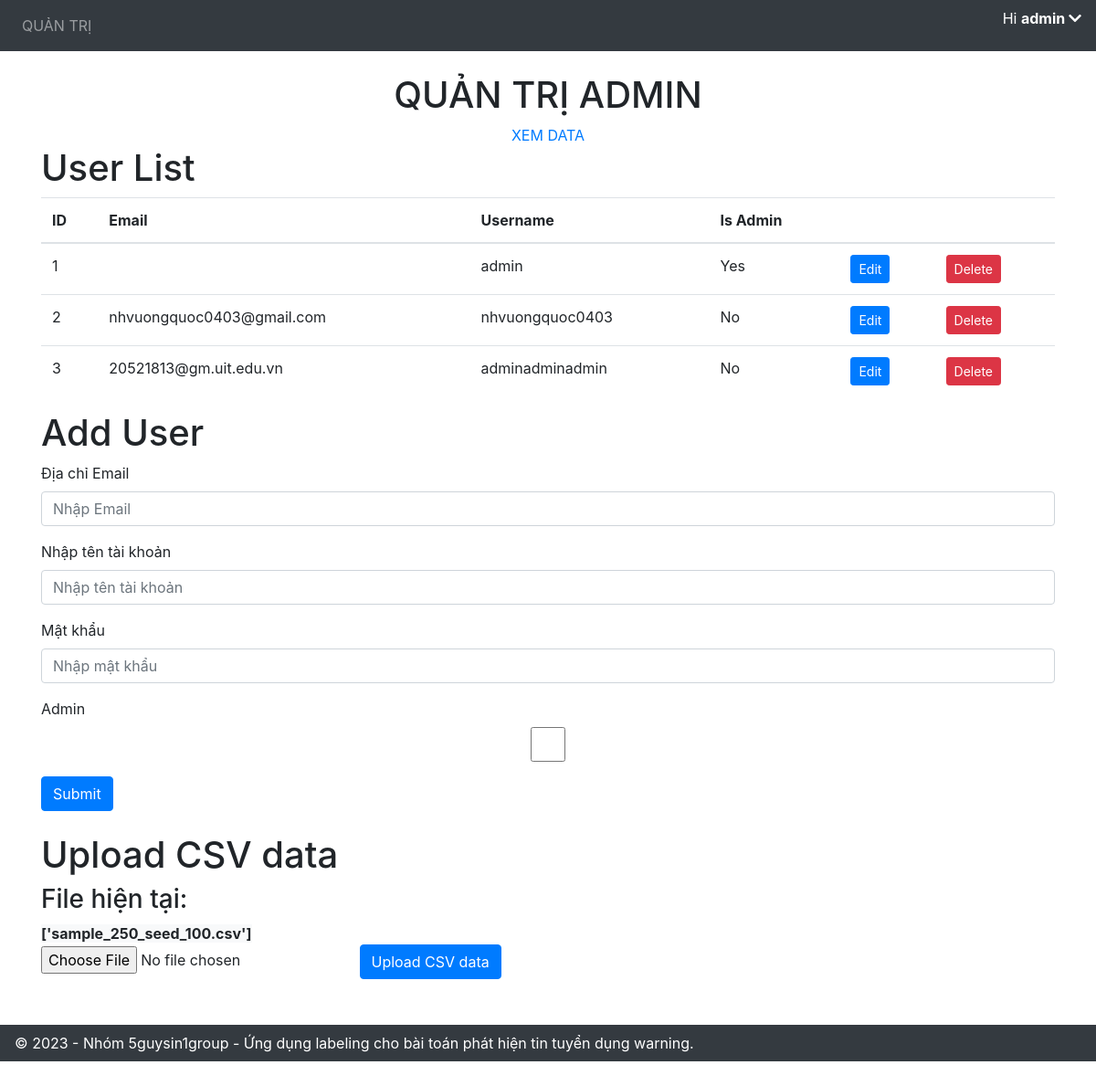
The page /admin/ (signed in) on the database its author committed.
### application/models.py (models this page shows)
class User(db.Model, UserMixin):
    id = db.Column(db.Integer, primary_key=True)
    email = db.Column(db.String(150), unique=True)
    username = db.Column(db.String(20), unique=True)
    password = db.Column(db.String(150))
    is_admin = db.Column(db.Boolean, default=False)
    annotations = db.relationship('Annotation')

### application/views.py (the view)
@views.route('/admin/', methods=['GET', 'POST'])
@login_required
def admin():
    if not current_user.is_admin:
        return "Không có quyền truy cập vào trang quản trị admin.", 403
    import os
    all_users = User.query.all()
    current_files = os.listdir('data/')
    return render_template(
        "admin.html",
        user=current_user,
        users=all_users,
        files=current_files
    )

### application/__init__.py (called while the page is built)
def create_app():
    app = Flask(__name__)
    app.config['SECRET_KEY'] = 'hjshjhdjah kjshkjdhjs' # random key
    app.config['SQLALCHEMY_DATABASE_URI'] = f'sqlite:///{DB_NAME}'
    db.init_app(app)
    from .views import views
    from .auth import auth
    app.register_blueprint(views, url_prefix='/')
    app.register_blueprint(auth, url_prefix='/')
    from .models import User
    with app.app_context():
        db.create_all()
        create_admin(db)
    login_manager = LoginManager()
    login_manager.login_view = 'auth.login'
    login_manager.init_app(app)
    @login_manager.user_loader
    def load_user(id):
        return User.query.get(int(id))
    return app

### application/templates/admin.html (shortened to what this page needs)
{% extends "base.html" %}
{% block content %}
<div style="text-align: center;">
    <h1>QUẢN TRỊ ADMIN</h1>
    <a href="/view-data" class="view-data" class="btn btn-success">XEM DATA</a>
</div>
<h1>User List</h1>
<table class="table user-list">
    <thead>
        <tr>
            <th>ID</th>
            <th>Email</th>
            <th>Username</th>
            <th>Is Admin</th>
            <th></th>
            <th></th>
        </tr>
    </thead>
    <tbody>
        {% for user in users %}
            <tr>
                <td>{{ user.id }}</td>
                <td>{{ user.email }}</td>
                <td>{{ user.username }}</td>
                <td>{{ "Yes" if user.is_admin else "No" }}</td>
                <td>
                    <button class="btn btn-primary btn-sm edit-button" data-id="{{ user.id }}">Edit</button></td>
                <td>
                    <form method="post" action="{{ url_for('views.remove_user', user_id=user.id) }}">
                        <button type="submit" class="btn btn-danger btn-sm">Delete</button>
                    </form>
                </td>
            </tr>
        {% endfor %}
    </tbody>
</table>
<h1>Add User</h1>
<form method="POST" action="{{ url_for('views.add_user') }}">
    <div class="form-group">
        <label for="email">Địa chỉ Email</label>
        <input type="email" class="form-control" id="email" name="email" placeholder="Nhập Email" />
    </div>
    <div class="form-group">
        <label for="username">Nhập tên tài khoản</label>
        <input type="text" class="form-control" id="username" name="username" placeholder="Nhập tên tài khoản" />
    </div>
    <div class="form-group">
        <label for="password">Mật khẩu</label>
        <input type="password" class="form-control" id="password" name="password" placeholder="Nhập mật khẩu" />
    </div>
    <div class="form-group">
        <label for="is_admin">Admin </label>
        <input type="checkbox" class="form-control" id="is_admin" name="is_admin"/>
    </div>
    <button type="submit" class="btn btn-primary">Submit</button>
</form>
<br>
<h1>Upload CSV data</h1>
<h3>File hiện tại: </h3>
<strong class="btn-light">{{ files }}</strong>
<form method="post" action="{{ url_for('views.upload_csv') }}" enctype="multipart/form-data">
    <input type="file" name="csv_file" accept=".csv">
    <button type="submit" class="btn btn-primary">Upload CSV data</button>
</form>
{% endblock %}

### application/templates/base.html (shortened to what this page needs)
<!DOCTYPE html>
<html>
<head>
    <link rel="stylesheet" href="https://stackpath.bootstrapcdn.com/bootstrap/4.4.1/css/bootstrap.min.css" />
    <link rel="stylesheet" href="https://stackpath.bootstrapcdn.com/font-awesome/4.7.0/css/font-awesome.min.css" />
    <link rel="stylesheet" href="https://cdnjs.cloudflare.com/ajax/libs/font-awesome/5.15.4/css/all.min.css">
</head>
<body>
    <nav class="navbar navbar-expand-lg navbar-dark bg-dark">
        <div class="collapse navbar-collapse" id="navbar">
            <div class="navbar-nav">
                {% if user.is_admin %}
                <a class="nav-item nav-link" id="admin" href="/admin">QUẢN TRỊ</a>
                {% endif %}
            </div>
        </div>
        {% if user.is_authenticated %}
        <p id="greeting" class="text-white">Hi <strong>{{ user.username }}  </strong><i class="fas fa-chevron-down" id="arrow-down"></i></p>
        {% endif %}
    </nav>
    <br>
    <div class="container">{% block content %} {% endblock %}</div>
    <footer class="navbar navbar-dark bg-dark text-center py-2" style="margin-top: 50px;">
        &copy; 2023 - Nhóm 5guysin1group - Ứng dụng labeling cho bài toán phát hiện tin tuyển dụng warning.
    </footer>
</body>
</html>

### application/templates/base.html (style rules this page uses)
body { min-height: 3000px; }
footer { position: absolute; left: 0; bottom: 0; width: 100%; background-color: #343a40; color: #fff; padding: 10px; }

### rows shown on the page
User: username "admin", id "1", is_admin "Yes"
User: id "2", email "nhvuongquoc0403@gmail.com", username "nhvuongquoc0403", is_admin "No"
User: id "3", email "20521813@gm.uit.edu.vn", username "adminadminadmin", is_admin "No"

### other values the page prints
{{ files }} "['sample_250_seed_100.csv']"
